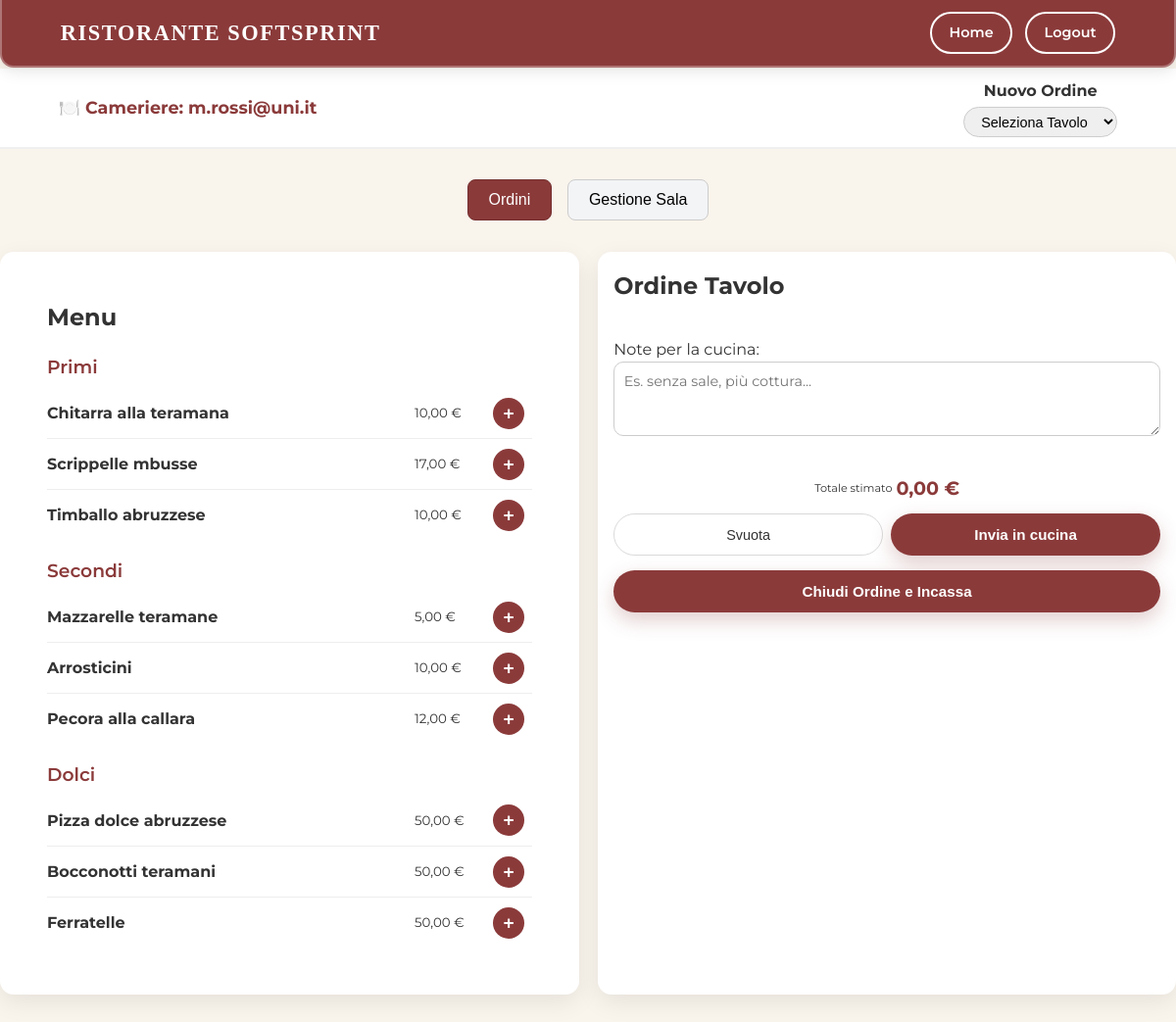
Before: /public/cameriere.php (signed in) with the older database file.
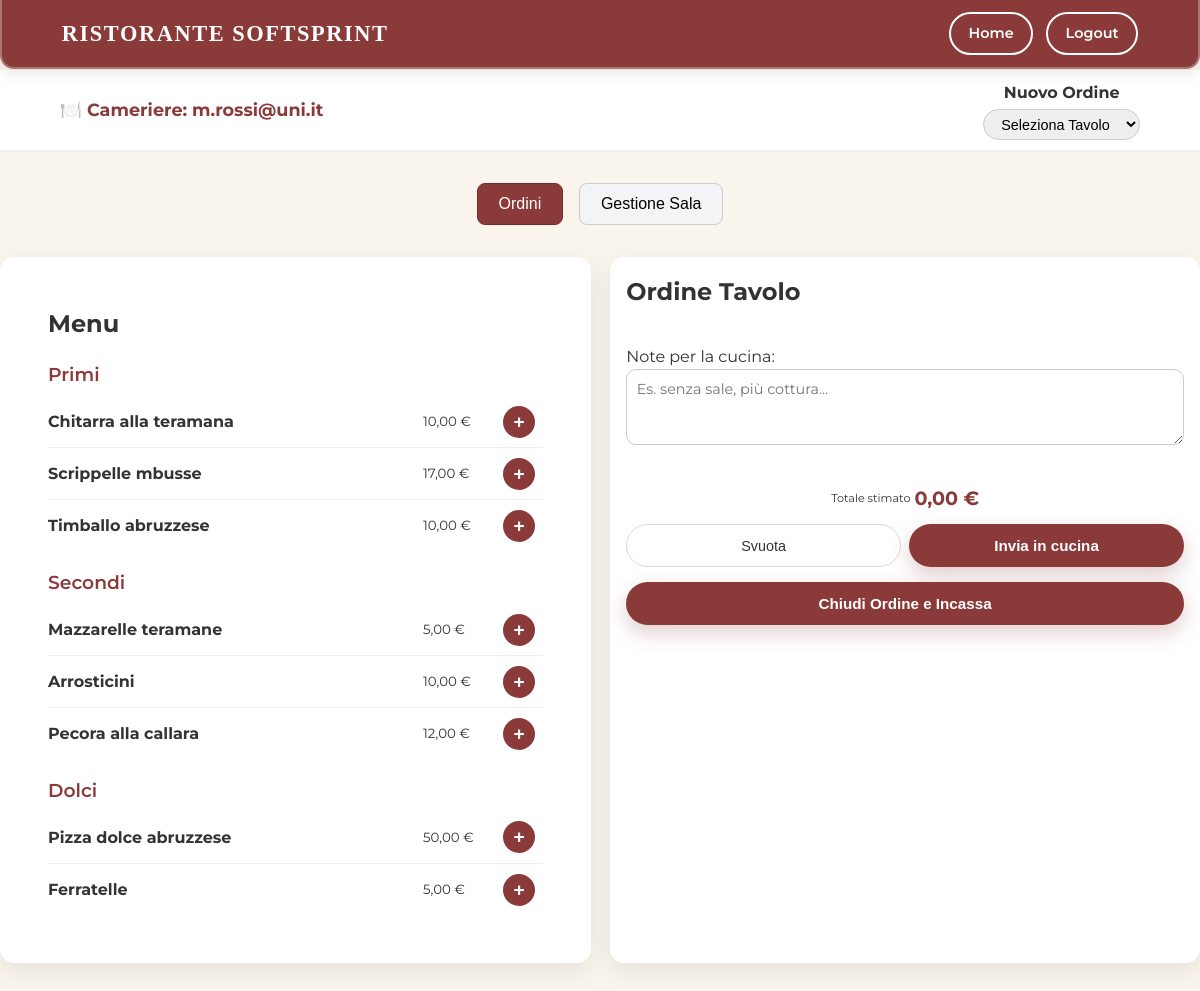
After: the same page with the newer database file.
### tables this page shows
CREATE TABLE `piatto` (
  `id_piatto` int(11) NOT NULL,
  `nome` varchar(50) NOT NULL,
  `prezzo` decimal(5,0) NOT NULL,
  `categoria` varchar(255) DEFAULT NULL,
  `img` varchar(255) DEFAULT NULL,
  `descrizione` varchar(255) DEFAULT NULL
);

### php/includes/db.php (called while the page is built, shortened)
<?php
    function open(){
        $connDB = new mysqli(dbhost, dbuser, dbpass, db);
        return $connDB;
    }
?>

### php/class/Piatto.php (called while the page is built, shortened)
<?php
require_once __DIR__ . "/../includes/db.php";
class Piatto {
    private $db;
    public function __construct() {
        $this->db = open();
    }
    public function getMenu(): array {
        $query = "SELECT * FROM piatto";
        $req= $this->db->query($query);
        return $req ->fetch_all(MYSQLI_ASSOC);
    }
}

### public/cameriere.php (the view, shortened to what this page needs)
<?php
require_once "../php/includes/header.php";
require_once "../php/class/Tavolo.php";
require_once "../php/class/Piatto.php";
$header = new Header();
$id_tavolo = isset($_GET['tavolo']) ? intval($_GET['tavolo']) : 0;
$piattoObj = new Piatto();
$menu = $piattoObj->getMenu();
$piattiPerCategoria = [];
foreach ($menu as $p) {
    $piattiPerCategoria[$p['categoria']][] = $p;
}
?>
<?php echo $header->render('user'); ?>
<header class="waiter-topbar">
    <div class="container topbar-inner">
        <strong class="cameriere-title">🍽️ Cameriere: <?= htmlspecialchars($_SESSION['email']); ?></strong>
        <div class="topbar-center">
            <strong>Nuovo Ordine</strong><br>
            <select id="select-tavolo" onchange="vaiAlTavolo(this)">
                <option value="">Seleziona Tavolo</option>
            </select>
        </div>
    </div>
</header>
<div class="tab-container">
    <button class="tab-btn active" data-tab="OrdiniContainer">Ordini</button>
    <button class="tab-btn" data-tab="GestioneSalaContainer">Gestione Sala</button>
</div>
<main class="container waiter-layout">
    <div id="OrdiniContainer" class="tab-content active" >
        <section id="MenuPanel" class="menu-panel">
            <h2>Menu</h2>
            <?php foreach ($piattiPerCategoria as $categoria => $piatti): ?>
                <div class="menu-category">
                    <h3><?= htmlspecialchars($categoria) ?></h3>
                    <ul>
                        <?php foreach ($piatti as $p):
                            $id = intval($p['id_piatto']);
                            $price = floatval($p['prezzo']);
                            $title = htmlspecialchars($p['nome'], ENT_QUOTES);
                        ?>
                        <li class="dish" data-id="<?= $id ?>" data-price="<?= $price ?>" data-title="<?= $title ?>">
                            <strong><?= $title ?></strong>
                            <small><?= number_format($price, 2, ',', '') ?> €</small>
                            <button class="dish-add">+</button>
                        </li>
                        <?php endforeach; ?>
                    </ul>
                </div>
            <?php endforeach; ?>
        </section>
        <aside id="OrdineRiepilogo" class="order-panel">
            <header class="order-header">
                <h2 id="ordine-titolo">Ordine Tavolo <?= $id_tavolo > 0 ? $id_tavolo : '' ?></h2>
            </header>
            <div>
                <label for="note-cucina">Note per la cucina:</label>
                <textarea id="note-cucina" rows="3" placeholder="Es. senza sale, più cottura..."></textarea>
            </div>
            <div class="order-footer" style="margin-top: 15px; flex-direction: column;">
                <div class="order-total">
                    <span>Totale stimato</span>
                    <strong id="order-total">0,00 €</strong>
                </div>
                <div class="order-actions" style="margin-top: 10px; width: 100%;">
                    <button class="btn-secondary" id="btn-svuota" style="width: 50%;">Svuota</button>
                    <button class="btn-primary" id="btn-invia" style="width: 50%;">Invia in cucina</button>
                </div>
                <div style="margin-top: 15px; width: 100%;">
                    <form action="cameriere.php" method="post" id="form-chiudi-ordine">
                        <button type="submit" name="chiudi_ordine" class="btn-primary"
                                style="width: 100%;"
                                onclick="preparaChiusura(event)">
                        Chiudi Ordine e Incassa
                        </button>
                    </form>
                </div>
            </div>
        </aside>
    </div>
</main>
</body>
</html>

### php/includes/header.php (shortened to what this page needs)
<?php
class Header
{
    public function render($type = 'guest')
    {
        return '
                <!DOCTYPE html>
                <html lang="it">
                <head>
                    <meta charset="UTF-8" />
                    <title>Ristorante di Softsprint</title>
                    <meta name="viewport" content="width=device-width, initial-scale=1.0" />
                    <link href="https://fonts.googleapis.com/css2?family=Playfair+Display:wght@500;700&family=Montserrat:wght@300;400;600&display=swap" rel="stylesheet">
                    <link rel="stylesheet" href="../css/style.css">
                    <script src="../js/main.js"></script>
                </head>
                <body>' . $this->buildHeader($type) ;
    }
    private function buildHeader($type)
    {
        $buttons = $this->getButtons($type);
        return '
        <header class="navbar">
            <div class="container navbar-inner">
                <div class="logo">Ristorante Softsprint</div>
                <nav class="nav-links"></nav>
                <div class="nav-right-buttons">
                    ' . $buttons . '
                </div>
            </div>
        </header>
        ';
    }
    private function getButtons($type)
    {
        switch ($type) {
            case "user":
                return '
                    <a href="../index.php" class="nav-cta">Home</a>
                    <a href="./logout.php" class="nav-cta">Logout</a>
                ';
        }
    }
}
?>

Changed rows visible on the page:
removed piatto: nome "Bocconotti teramani", prezzo "50,00", shown under "Dolci"
changed piatto "Ferratelle": prezzo "50,00" → "5,00"
